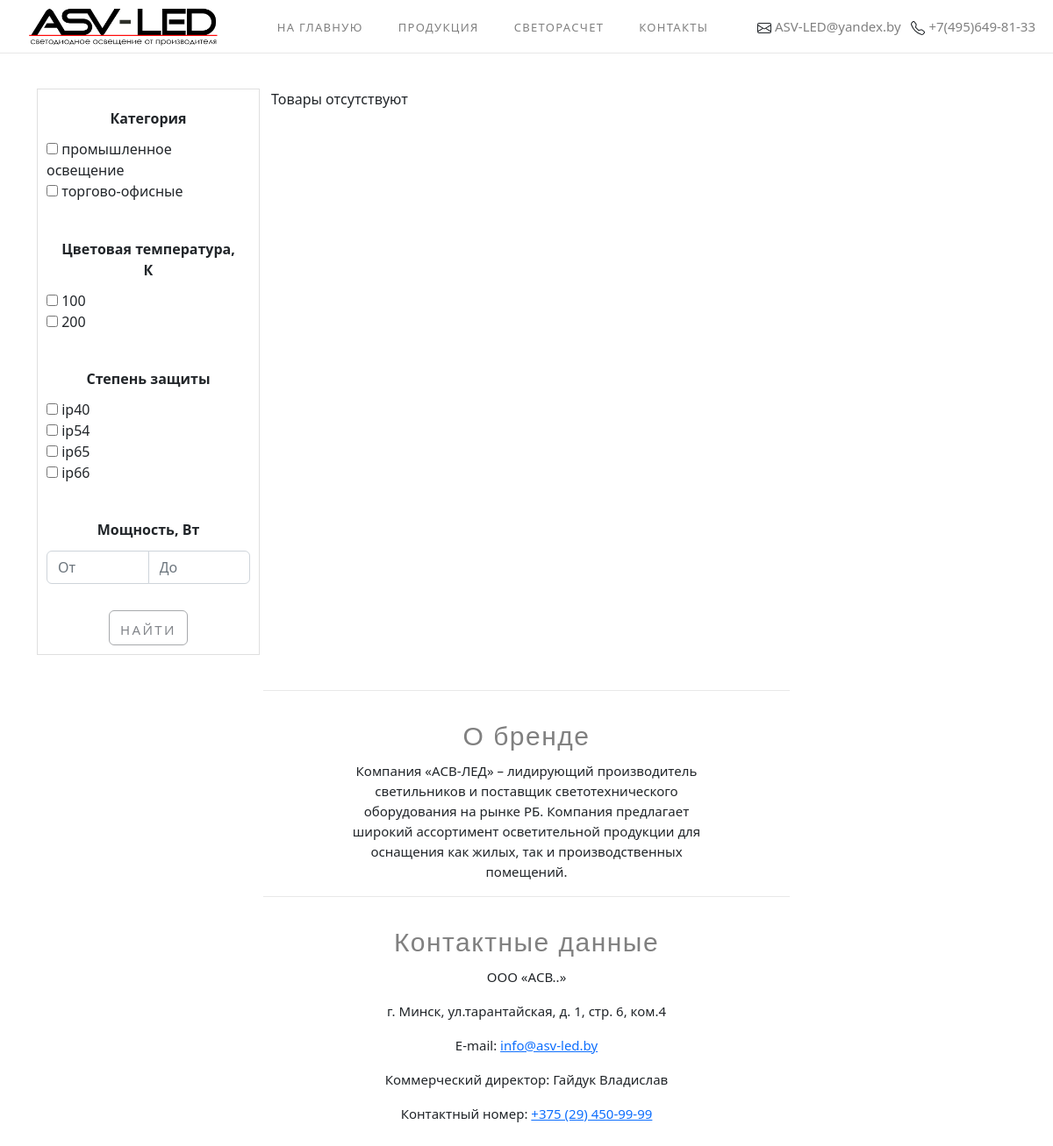
The page /catalog/filter/?category=ofisnoe-osveshenie on the database as committed earlier.
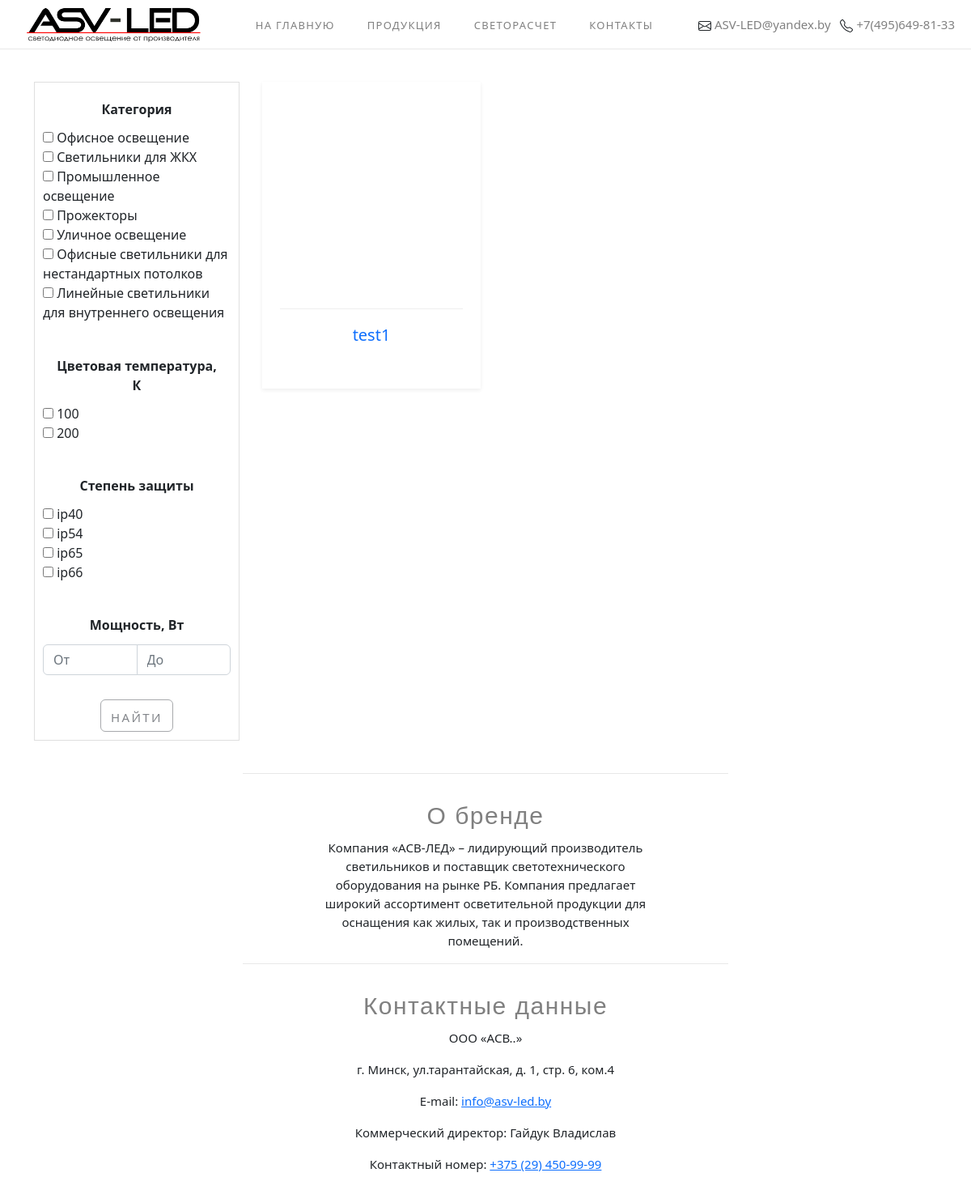
The same page on the database as committed later.
### catalog/models.py (models this page shows, shortened)
class Category(models.Model):
    name = models.CharField('Категория', max_length=150)
    url = models.SlugField(max_length=160, unique=True)
    image = models.ImageField('Картинка', upload_to='img', null=True, blank=True)
    class Meta:
        verbose_name = 'Категория'
        verbose_name_plural = 'Категории'

class Kelvin(models.Model):
    name = models.CharField('Цветовая температура, К', max_length=150)
    url = models.SlugField(max_length=160, unique=True)
    class Meta:
        verbose_name = 'Цветовая температура'
        verbose_name_plural = 'Цветовые температуры'

class Protection(models.Model):
    name = models.CharField('Степень защиты', max_length=150)
    url = models.SlugField(max_length=160, unique=True)
    class Meta:
        verbose_name = 'Степень защиты'
        verbose_name_plural = 'Степени защиты'

class Catalog(models.Model):
    name = models.CharField('Название', max_length=50)
    lamp_type = models.CharField('Тип ламп', max_length=50, default='')
    rass_type = models.CharField('Тип рассеивателя', max_length=30, default='')
    power = models.PositiveSmallIntegerField('Мощность, Вт', default=1)
    svet_potok = models.CharField('Световой поток, Лм', max_length=20)
    temp_sveta = models.ForeignKey(Kelvin, verbose_name='Цветовая температура, К', on_delete=models.SET_NULL, null=True,)
    napruga = models.CharField('Номинальное напряжение, В', max_length=100)
    herz = models.CharField('Номинальная частота, Гц', max_length=100, default='')
    koef_power = models.CharField('Коэффициент мощности', max_length=100, default='')
    koef_ra = models.CharField('Коэффициент цветопередачи, Ra', max_length=100, default='')
    protection = models.ForeignKey(Protection, verbose_name='Степень защиты', on_delete=models.SET_NULL, null=True,)
    coef_puls = models.CharField('Коэффициент пульсации, %', max_length=10)
    usage_temp = models.CharField('Допустимая температура эксплуатации, С', max_length=20, default='')
    size = models.CharField('Габариты', max_length=100)
    tip_mon = models.CharField('Тип монтажа', max_length=30)
    garant = models.CharField('Гарантия', max_length=10)
    image = models.ImageField('Картинка', upload_to='img', null=True, blank=True)
    description = models.TextField('Описание', blank=True, null=True)
    category = models.ForeignKey(Category, verbose_name="Категория", on_delete=models.SET_NULL, null=True,)
    url = models.SlugField(unique=True, blank=True, null=True, db_index=True,)
    def get_absolute_url(self):
        return reverse('details', kwargs={'slug': self.url})
    class Meta:
        verbose_name = 'Товар'
        verbose_name_plural = 'Товары'

### catalog/views.py (the view)
# urls.py: path('filter/', views.Filters.as_view(), name='filter'),
class Filters(Category, ListView):
    template_name = 'catalog/catalog.html'
    context_object_name = 'item_list'
    def get_queryset(self, *args, **kwargs):
        min_power = self.request.GET.get('min_power')
        max_power = self.request.GET.get('max_power')
        my_q = Q()
        if 'category' in self.request.GET:
            my_q = Q(category__url__in=self.request.GET.getlist('category'))
        if 'temp_sveta' in self.request.GET:
            my_q &= Q(temp_sveta__url__in=self.request.GET.getlist('temp_sveta'))
        if 'protection' in self.request.GET:
            my_q &= Q(protection__url__in=self.request.GET.getlist('protection'))
        if min_power:
            my_q &= Q(power__gte=int(min_power))
        if max_power:
            my_q &= Q(power__lte=int(max_power))
        queryset = Catalog.objects.filter(my_q)
        return queryset

### catalog/views.py (called while the page is built)
    def get_category(self):
        return CatModel.objects.all()

    def get_kelvin(self):
        return KelModel.objects.all()

    def get_protection(self):
        return ProModel.objects.all()

### catalog/templates/catalog/catalog.html (shortened to what this page needs)
{% extends 'main/layout.html' %}
{% load static %}
{% block body %}
<link rel="stylesheet" href="https://cdnjs.cloudflare.com/ajax/libs/bootstrap-slider/11.0.2/css/bootstrap-slider.css" />
        <div class="container container-prod">
            <div class="">
                <div class="col-md-3">
                    <div class="filters-menu">
                        <form action="{% url 'filter' %}" method="get" name="filter" id="filter-form">
                            <div class="filters-menu-block">
                                <div class="filters-menu-heading">
                                        <span>Категория</span>
                                </div>
                                <div class="filters-menu-content">
                                    {% for category in view.get_category %}
                                        <input type="checkbox" class="checked" name="category" value="{{ category.url }}" id="category">
                                            <span>{{ category.name }}</span>
                                        <br>
                                    {% endfor %}
                                </div>
                            </div>
                            <div class="filters-menu-block">
                                <div class="filters-menu-heading">
                                        <span>Цветовая температура, К</span>
                                </div>
                                <div class="filters-menu-content">
                                    {% for kelvin in view.get_kelvin %}
                                        <input type="checkbox" class="checked" name="temp_sveta" value="{{ kelvin.url }}" id="kelvin">
                                            <span>{{ kelvin.name }}</span>
                                        <br>
                                    {% endfor %}
                                </div>
                            </div>
                            <div class="filters-menu-block">
                                <div class="filters-menu-heading">
                                        <span>Степень защиты</span>
                                </div>
                                <div class="filters-menu-content">
                                    {% for protection in view.get_protection %}
                                        <input type="checkbox" class="checked" name="protection" value="{{ protection.url }}" id="protection">
                                            <span>{{ protection.name }}</span>
                                        <br>
                                    {% endfor %}
                                </div>
                            </div>
                            <div class="filters-menu-block">
                                <div class="filters-menu-heading">
                                        <span>Мощность, Вт</span>
                                </div>
                                <div class="input-group">
                                        <input type="number" class="form-control" name="min_power" placeholder="От" min="1" id="min_power">
                                        <input type="number" class="form-control" name="max_power" placeholder="До" max="9999" id="max_power">
                                </div>
                            </div>
                        <button type="submit" class="btn btn--first">Найти</button>
                        </form>
                    </div>
        </div>
        <div class="col-md-9">
            <div class="row ">
                {% if item_list %}
                {% for el in item_list %}
                <div class="product-card">
                    <div class="product-thumb">
                        <a href="{{ el.get_absolute_url }}"><img src="{{ el.image.url }}" alt=""></a>
                    </div>
                    <div class="product-details">
                        <div class="product-bottom-details d-flex justify-content-center">
                            <h4><a href="{{ el.get_absolute_url }}">{{ el.name }}</a></h4>
                        </div>
                    </div>
                </div>
                {% endfor %}
                {% else %}
                    Товары отсутствуют
                {% endif %}
            </div>
        </div>
  </div>
</div>
{% endblock %}

### main/templates/main/layout.html (shortened to what this page needs)
<!doctype html>
{% load static %}
<html lang="en">
<head>
    <link rel="stylesheet" href="https://cdn.jsdelivr.net/npm/bootstrap@5.2.3/dist/css/bootstrap.min.css">
    <link rel="stylesheet" href="https://cdn.jsdelivr.net/npm/@fancyapps/ui@5.0/dist/fancybox/fancybox.css"/>
    <link rel="stylesheet" href="{% static 'main/css/main.css' %}">
</head>
<body>
    {% block header %}
    <header>
       <div class="logo">
           <a href="{% url 'home' %}"><img src="/static/main/img/ASV-LED.png" width="220" height="60" alt="homeBTN"></a>
       </div>
       <nav class="menu">
           <ul>
                <li><a href="{% url 'home' %}">На главную</a></li>
                <li><a href="{% url 'catalog' %}">Продукция</a></li>
                <li><a href="{% url 'calc' %}">Светорасчет</a></li>
                <li><a href="#contacts">Контакты</a></li>
           </ul>
       </nav>
       <div class="tel">
            <a href="mailto:ASV-LED@yandex.by" class="me-2">ASV-LED@yandex.by</a>
            <a href="tel:74956498133">+7(495)649-81-33</a>
       </div>
    </header>
    <div class="page-footer__separator-line">
    </div>
    {% endblock %}
{% block body %}{% endblock %}
{% block about %}
    <div class="col-md-6 col-md-offset-3">
        <div class="page-footer__separator-line">
        </div>
    </div>
    <div class="col-md-4 col-md-offset-4">
        <div class="brand-jumbotron__desc-inner">
            <h2 class="brand-jumbotron__desc-title">О бренде</h2>
            <p class="brand-jumbotron__desc-text">
                Компания «АСВ-ЛЕД» – лидирующий производитель светильников и поставщик светотехнического
                 оборудования на рынке РБ. Компания предлагает широкий ассортимент осветительной
                 продукции для оснащения как жилых, так и производственных помещений.
            </p>
        </div>
    </div>
{% endblock %}
{% block contacts %}
    <div class="col-md-6 col-md-offset-3">
        <div class="page-footer__separator-line">
        </div>
    </div>
    <div class="col-md-8 col-md-offset-2">
        <div class="brand-jumbotron__desc-inner"><a href="" name="contacts"></a>
            <h2 class="brand-jumbotron__desc-title">Контактные данные</h2>
            <p class="brand-jumbotron__desc-text">ООО «АСВ..»</p>
            <p class="brand-jumbotron__desc-text">г. Минск, ул.тарантайская, д. 1, стр. 6, ком.4</p>
            <p class="brand-jumbotron__desc-text">E-mail:
                <a class="link link--secondary" href="mailto:info@varton.ru">info@asv-led.by</a>
            </p>
            <p class="brand-jumbotron__desc-text">Коммерческий директор: Гайдук Владислав</p>
            <p class="brand-jumbotron__desc-text">Контактный номер:
                <a class="link link--secondary" href="tel:+74956498133">+375 (29) 450-99-99</a>
            </p>
        </div>
        <br>
    </div>
{% endblock %}
</body>
</html>

### main/static/main/css/main.css (style rules this page uses)
html { scroll-behavior: smooth; }
body { background: white; margin: 0; padding: 0; }
* { box-sizing: border-box; }
header { display: flex; flex-flow: row nowrap; justify-content: flex-start; align-items: center; }
.menu { flex-grow: 1; }
.menu ul { display: flex; justify-content: center; flex-flow: row nowrap; margin: 0; padding: 0; list-style: none; }
.menu li + li { margin-left: 20px; }
.menu a { padding: 8px 10px; }
.logo { margin-right: 50px; margin-left: 30px; }
.menu ul { display: flex; flex-flow: row nowrap; margin: 2px 0 0; padding: 0; font-size: 13px; line-height: 18px; list-style: none; }
.menu a, .menu .active { display: block; padding: 8px 10px; text-transform: uppercase; letter-spacing: .1em; }
.menu a { color: #000; text-decoration: none; }
.tel { font-size: 15px; line-height: 24px; margin-right: 20px; margin-left: 40px; }
.tel a { text-decoration: none; color: gray; cursor: pointer; }
.menu ul li { position: relative; }
.menu ul li::after { position: absolute; content: ''; left: 50%; transform: translateX(-50%); bottom: 5px; display: block; width: 0; transition: 0.25s; height: 1px; background: red; }
.menu ul li a { text-decoration: none; color: gray; cursor: pointer; }
h2 { color: gray; text-align: center; margin-top: 20px; font-size: 20px; line-height: 44px; }
.btn { display: block; border: none; outline: none; text-transform: uppercase; letter-spacing: 0.16em; text-align: center; text-decoration: none; cursor: pointer; background-color: transparent; color: #82858a; border: 1px solid #a7a9ac; height: 40px; line-height: 38px; transition: color .45s, border-color .35s; padding-top: 2px; }
.btn--first { font-size: 15px; transition: background-color .45s, color .35s background-color: transparent; margin: 0 auto; margin-top: 10%; }
@media (min-width: 768px) { .col-md-1, .col-md-2, .col-md-3, .col-md-4, .col-md-5, .col-md-6, .col-md-7, .col-md-8, .col-md-9, .col-md-10, .col-md-11, .col-md-12 { float: left; } }
@media (min-width: 768px) { .col-md-9 { width: 75%; } }
@media (min-width: 768px) { .col-md-8 { width: 66.66666667%; } }
@media (min-width: 768px) { .col-md-6 { width: 50%; } }
@media (min-width: 768px) { .col-md-4 { width: 33.33333333%; } }
@media (min-width: 768px) { .col-md-3 { width: 25%; } }
@media (min-width: 768px) { .col-md-offset-4 { margin-left: 33.33333333%; } }
@media (min-width: 768px) { .col-md-offset-3 { margin-left: 25%; } }
@media (min-width: 768px) { .col-md-offset-2 { margin-left: 16.66666667%; } }
.page-footer__separator-line { height: 1px; width: 100%; background-color: #e8e8e8; }
.brand-jumbotron__desc-inner { text-align: center; padding-top: 12px; }
.brand-jumbotron__desc-title { font-size: 30px; line-height: 40px; font-weight: normal; letter-spacing: .05em; font-family: 'GoodPro-Medium', 'PT Sans', Arial, Helvetica, sans-serif; }
.brand-jumbotron__desc-text { font-size: 15px; line-height: 23px; }
.filters-menu { display: grid; border: 1px solid rgba(212, 212, 212, 0.75); height: 100%; margin-right: 25px; margin-bottom: 40px; padding: 10px; }
.filters-menu-heading { font-weight: 600; padding: 0.7rem; text-align: center; }
.input-group>.form-control, .input-group>.form-floating, .input-group>.form-select { position: initial; }
.filters-menu-block { margin-bottom: 30px; }
.container-prod { margin-top: 40px; margin-bottom: 40px; }
.form-control { bottom: 6px; }
.product-card { box-shadow: 0 2px 5px 0 rgba(0, 0, 0, 0.07); transition: all .3s; position: relative; box-sizing: border-box; width: 270px; vertical-align: top; margin-left: 15px; margin-bottom: 15px; }
.product-thumb a { display: flex; align-items: center; justify-content: center; height: 270px; padding: 20px; padding-top:none; }
.product-details { padding: 10px; }
.product-details h4 a { font-weight: 500; display: block; height: 60px; overflow: hidden; text-decoration: none; font-size: 20px; }
.product-bottom-details { overflow: hidden; border-top: 1px solid #eee; padding-top: 20px; }

Rows that differ between the two databases and show on the page:
removed Category: name "промышленное освещение"
removed Category: name "торгово-офисные"
added Category: name "Офисное освещение"
added Category: name "Светильники для ЖКХ"
added Category: name "Промышленное освещение"
added Category: name "Прожекторы"
added Category: name "Уличное освещение"
added Category: name "Офисные светильники для нестандартных потолков"
added Category: name "Линейные светильники для внутреннего освещения"
now on this page (row edited): Catalog: name "test1"
Other text that changed with them:
text no longer shown: "Товары отсутствуют"
